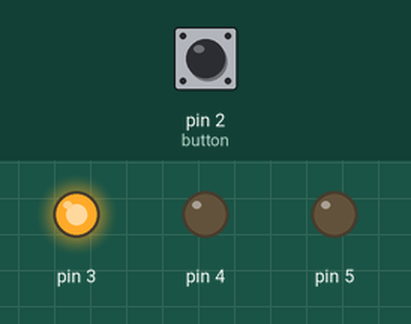
The sketch below on a simulated Arduino Uno, built with avr-gcc and run on an emulated ATmega328P. Shown: output pins drawn as LEDs (lit = HIGH). Dashed ring = blinking. The test bench sets the inputs (shaded band); at power-on: pin 2 (button) LOW.

Above: at 1.2 s.
1.3 s: pin 2 (button) pulled HIGH for 0.15 s
At 1.62 s:
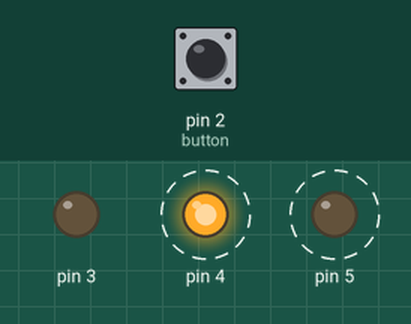
4.3 s: pin 2 (button) pulled HIGH for 1 s
At 4.8 s:
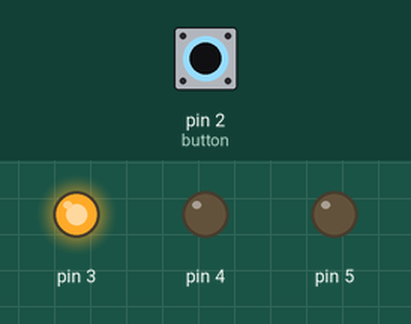
6.8 s: pin 2 (button) pulled HIGH for 3.2 s
At 6.9 s:
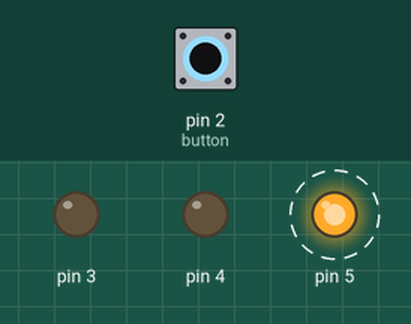
Timing chart, 0 to 17.5 s (numbered marks = the images above; inputs shaded):
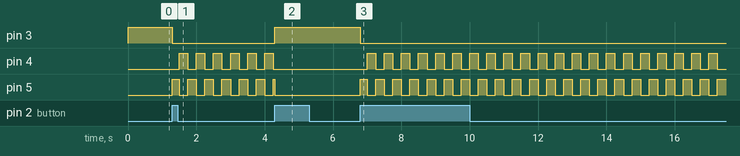

Measured:
- after the input at 1.3 s, pin 3: HIGH → LOW at once; pin 4: alternates HIGH for 0.25 s and LOW for 0.25 s, starting after 0.20 s; pin 5: alternates HIGH for 0.25 s and LOW for 0.25 s, starting at once
- after the input at 4.3 s, pin 3: LOW → HIGH at once; pin 4: stops changing and stays LOW
- after the input at 6.8 s, pin 3: HIGH → LOW at once; pin 4: alternates HIGH for 0.25 s and LOW for 0.25 s, starting after 0.20 s; pin 5: alternates HIGH for 0.25 s and LOW for 0.25 s, starting at once

The sketch:

modified_spaceship_dash.ino
```cpp
int switchState;
int previous = LOW;
unsigned long time = 0;
unsigned long debounce = 200UL;
bool toggleState = false;

void setup() {

  pinMode(3, OUTPUT);
  pinMode(4, OUTPUT);
  pinMode(5, OUTPUT);
  pinMode(2, INPUT);
  // initializing pins from 2 to 5
  digitalWrite(3, 1);
}

void loop() {
  // put your main code here, to run repeatedly:
    switchState = digitalRead(2); // Read the state of the button

  if (switchState == HIGH && previous == LOW && (millis() - time) > debounce) {
    toggleState = !toggleState; // Toggle the state
    time = millis(); // Reset the debounce timer
  }

  if (toggleState) {
    // If toggled on, blink red LEDs
    if ((millis() % 500) < 250) {
      digitalWrite(4, HIGH); // Red LED 1 on
      digitalWrite(5, LOW);  // Red LED 2 off
    } else {
      digitalWrite(4, LOW);  // Red LED 1 off
      digitalWrite(5, HIGH); // Red LED 2 on
    }
    digitalWrite(3, LOW); // Turn off the green LED
  } else {
    // If toggled off, turn on the green LED and turn off the red LEDs
    digitalWrite(3, HIGH); // Turn on the green LED
    digitalWrite(4, LOW);  // Turn off Red LED 1
    digitalWrite(5, LOW);  // Turn off Red LED 2
  }

  previous = switchState; // Save the current state as previous state
}
```
